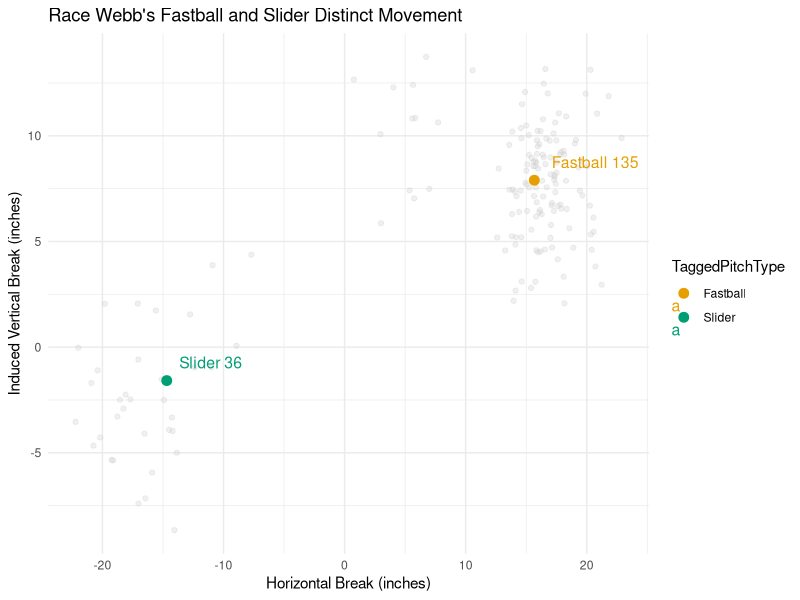
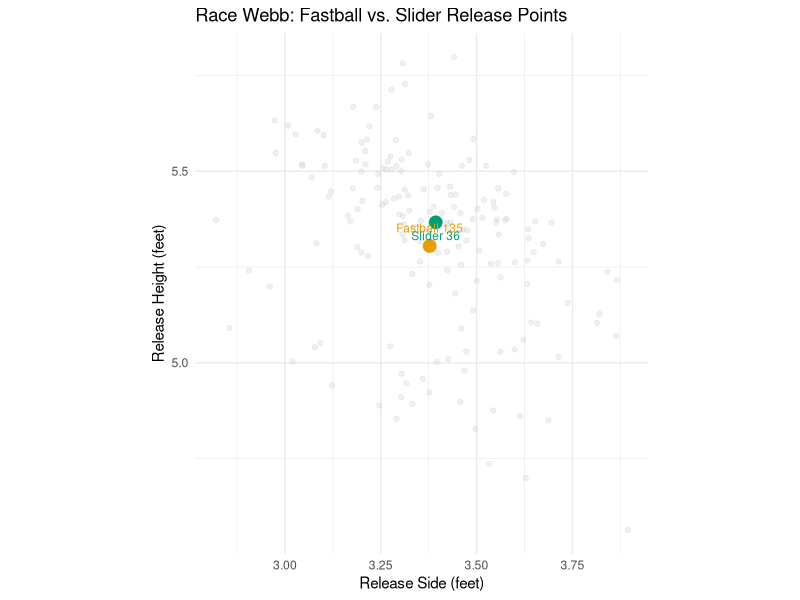

R code for these plots, in order:
## ---- chunk 1
#| echo: false
#| warning: false

library(tidyverse)

trackman <- read_csv("trackman_fall_2026.csv")

## ---- chunk 2
#| echo: false

okabe_ito <- unname(palette.colors(palette = "Okabe-Ito")[2:8])

pitch_colors <- c(
  "Fastball" = okabe_ito[1],
  "FourSeamFastBall" = okabe_ito[1],
  "Sinker" = okabe_ito[4],
  "ChangeUp" = okabe_ito[5],
  "Splitter" = okabe_ito[2],
  "Slider" = okabe_ito[3],
  "Sweeper" = okabe_ito[6],
  "Curveball" = okabe_ito[7],
  "Cutter" = "black",
  "Undefined" = "gray50"
)
## ---- chunk 3
#| echo: false
#| warning: false

race <- trackman |>
  filter(Pitcher == "Webb, Race")

race |>
  summarise(
    pitches = n(),
    days = n_distinct(Date)
  )

race |>
  count(PitcherThrows)
## ---- chunk 4
#| echo: false
#| warning: false

race |>
  count(TaggedPitchType, sort = TRUE)

race |>
  count(AutoPitchType, sort = TRUE)

race |>
  count(TaggedPitchType, AutoPitchType, sort = TRUE)
## ---- chunk 5
#| echo: false
#| warning: false

race_main <- race |>
  filter(TaggedPitchType %in% c("Fastball", "Slider"))

movement <- race_main |>
  group_by(TaggedPitchType) |>
  summarise(
    HorzBreak = mean(HorzBreak, na.rm = TRUE),
    InducedVertBreak = mean(InducedVertBreak, na.rm = TRUE),
    n = n())

ggplot(race_main, aes(x = HorzBreak, y = InducedVertBreak)) +
  geom_point(color = "grey80", alpha =0.3) +
  geom_point(
    data = movement,
    aes(color = TaggedPitchType),
    size = 3
  ) +
  geom_text(
    data = movement,
    aes(label = paste(TaggedPitchType, n),
        color = TaggedPitchType),
    hjust = -0.2,
    vjust = -1,
    size = 4
  ) +
  scale_color_manual(values = pitch_colors) +
  labs(
    title = "Race Webb's Fastball and Slider Distinct Movement",
    x = "Horizontal Break (inches)",
    y = "Induced Vertical Break (inches)"
  ) +
  theme_minimal() 
## ---- chunk 6
#| echo: false
#| warning: false
release <- race_main |>
  group_by(TaggedPitchType) |>
  summarise(
    RelSide = mean(RelSide, na.rm = TRUE),
    RelHeight = mean(RelHeight, na.rm = TRUE),
    n = n())

ggplot(race_main, aes(x = RelSide, y = RelHeight)) +
  geom_point(color = "gray80", alpha = 0.3) +
  geom_point(
    data = release,
    aes(color = TaggedPitchType),
    size = 4) +
  geom_text(
    data = release,
    aes(label = paste(TaggedPitchType, n),
        color = TaggedPitchType),
    vjust = c(-1.5, 2),
    size = 3)+
  scale_color_manual(values = pitch_colors) +
  coord_equal() +
  labs(
    title = "Race Webb: Fastball vs. Slider Release Points",
    x = "Release Side (feet)",
    y = "Release Height (feet)") +
  theme_minimal()+
  theme(legend.position = "none")
